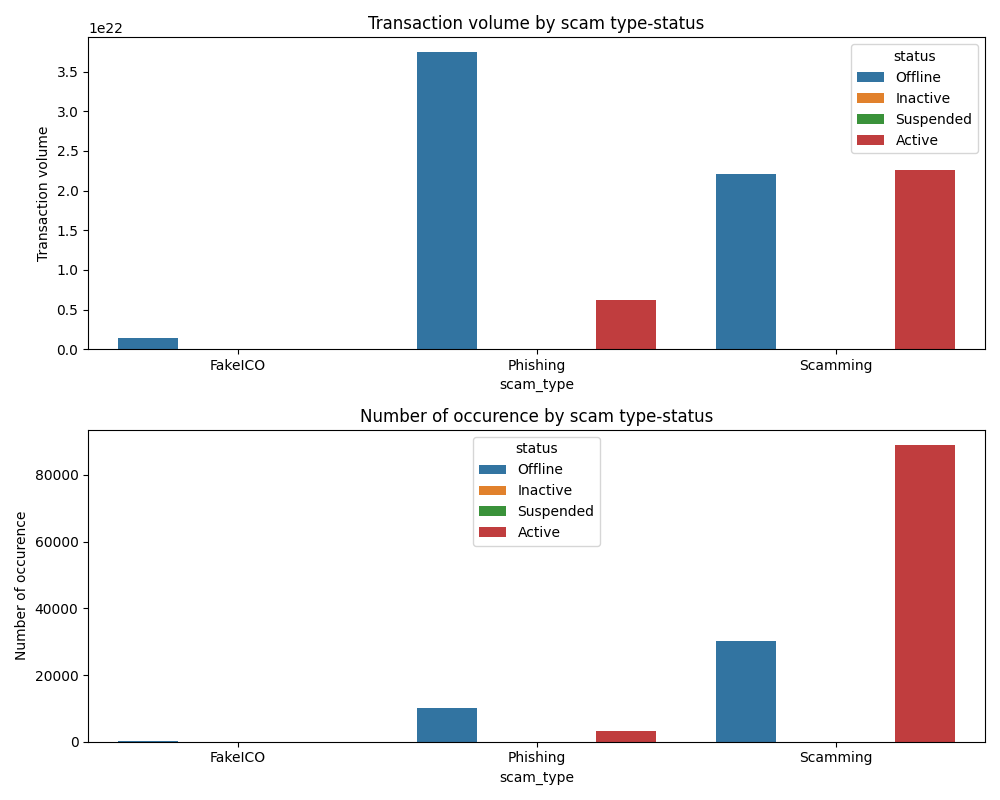

Source code (Python):
#!/usr/bin/env python3
# Import needed packages
import pandas as pd
import matplotlib.pyplot as plt
import seaborn as sns

# Declare an empty dataframe
df = pd.DataFrame({}, columns=['scam_type', 'status', 'metric', 'volume'])

# Load data to the above dataframe from the Spark query's output file
with open('d_part_scam_data_rs.txt', 'r') as f:
    lines = f.readlines()
    for line in lines:
        fields = line.replace(' ',
                              '').replace('\n', '').replace('\"', '').replace(
                                  '[', '').replace(']', '').split(',')
        df.loc[len(df)] = [fields[0], fields[1], fields[2], fields[3]]

# Pre-processing dataframe fields
df['volume'] = df['volume'].astype('float64')

print(df.loc[df.metric != 'avg'].groupby(['scam_type', 'metric']).sum())

# Plot a chart to further analyse the data
fig, ax = plt.subplots(nrows=2, ncols=1, figsize=(10, 8))

df_sum = df.loc[df.metric == 'sum']
sns.barplot(x='scam_type', y='volume', hue='status', data=df_sum, ax=ax[0])
ax[0].title.set_text('Transaction volume by scam type-status')
plt.setp(ax[0], ylabel='Transaction volume')

df_count = df.loc[df.metric == 'count']
sns.barplot(x='scam_type', y='volume', hue='status', data=df_count, ax=ax[1])
ax[1].title.set_text('Number of occurence by scam type-status')
plt.setp(ax[1], ylabel='Number of occurence')

# Tuning the chart layout
plt.tight_layout()

# Save the chart for reporting
plt.savefig('d_part_scam_report.png')
